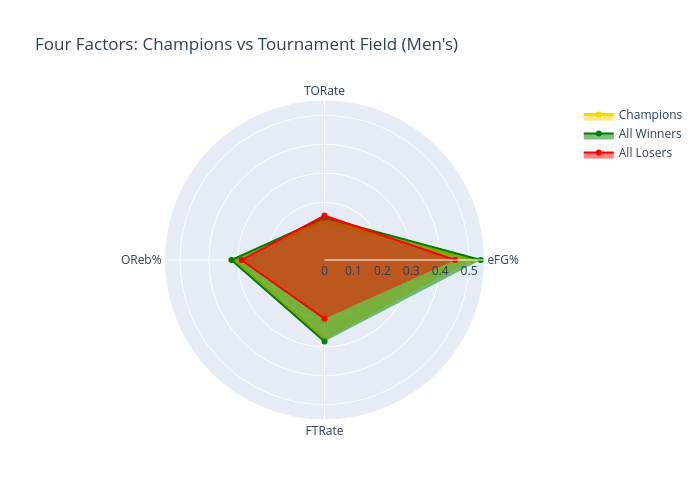

Notebook code cell kept with this figure:
### Code cell
# Four Factors analysis
def compute_four_factors(detail_df, prefix='W'):
    """Compute Dean Oliver Four Factors."""
    p = prefix
    opp = 'L' if prefix == 'W' else 'W'
    return pd.DataFrame({
        'eFG%':   (detail_df[f'{p}FGM'] + 0.5 * detail_df[f'{p}FGM3']) / detail_df[f'{p}FGA'],
        'TORate': detail_df[f'{p}TO'] / (detail_df[f'{p}FGA'] + 0.44 * detail_df[f'{p}FTA'] + detail_df[f'{p}TO']),
        'OReb%':  detail_df[f'{p}OR'] / (detail_df[f'{p}OR'] + detail_df[f'{opp}DR']),
        'FTRate': detail_df[f'{p}FTM'] / detail_df[f'{p}FGA'],
    })

categories = ['eFG%', 'TORate', 'OReb%', 'FTRate']
factor_labels = {'eFG%': 'eFG%', 'TORate': 'Turnover Rate', 'OReb%': 'Off. Reb%', 'FTRate': 'FT Rate'}

configs = [
    (m_tourney_detail, "Men's",   '#1565C0'),
    (w_tourney_detail, "Women's", '#AD1457'),
]

# 1. Radar charts side by side
from plotly.subplots import make_subplots
fig = make_subplots(
    rows=1, cols=2,
    specs=[[{'type': 'polar'}, {'type': 'polar'}]],
    subplot_titles=[label + ' Four Factors' for _, label, _ in configs]
)

for col_idx, (detail_df, label, color) in enumerate(configs, start=1):
    finals = detail_df[detail_df['DayNum'] == detail_df.groupby('Season')['DayNum'].transform('max')]
    champ_ff       = compute_four_factors(finals, 'W').mean()
    all_winners_ff = compute_four_factors(detail_df, 'W').mean()
    all_losers_ff  = compute_four_factors(detail_df, 'L').mean()
    for name, ff, clr, width in [
        ('Champions',   champ_ff,       'gold',  3),
        ('All Winners', all_winners_ff, 'green', 2),
        ('All Losers',  all_losers_ff,  'red',   2),
    ]:
        fig.add_trace(go.Scatterpolar(
            r=ff.values, theta=categories, fill='toself',
            name=label + ' ' + name,
            line=dict(color=clr, width=width),
            showlegend=(col_idx == 1)
        ), row=1, col=col_idx)

fig.update_layout(
    height=500, width=950,
    title_text="Four Factors: Champions vs Tournament Field",
    legend=dict(orientation='h', y=-0.15)
)
fig.show()

# 2. Bar charts per factor — łatwe porównanie wartości
fig2, axes = plt.subplots(1, 4, figsize=(18, 5))

for ax, factor in zip(axes, categories):
    rows = []
    for detail_df, label, _ in configs:
        finals = detail_df[detail_df['DayNum'] == detail_df.groupby('Season')['DayNum'].transform('max')]
        rows.append({'Group': label + '\nChamps',   'val': compute_four_factors(finals, 'W')[factor].mean()})
        rows.append({'Group': label + '\nWinners',  'val': compute_four_factors(detail_df, 'W')[factor].mean()})
        rows.append({'Group': label + '\nLosers',   'val': compute_four_factors(detail_df, 'L')[factor].mean()})
    tmp = pd.DataFrame(rows)
    bar_colors = ['gold', 'green', 'red', 'gold', 'green', 'red']
    bars = ax.bar(tmp['Group'], tmp['val'], color=bar_colors, edgecolor='white', alpha=0.85)
    ax.bar_label(bars, fmt='%.3f', fontsize=8, padding=2)
    ax.set_title(factor_labels[factor], fontsize=12)
    ax.set_ylabel('Value')
    ax.tick_params(axis='x', labelsize=8)
    ax.set_ylim(0, tmp['val'].max() * 1.15)

plt.suptitle("Four Factors by Group — Men's vs Women's", fontsize=14)
plt.tight_layout()
plt.show()

### Figure 1 — Plotly figure (JSON) as saved in the notebook; plotly's stock layout.template omitted (floating-point values rounded to 4 significant figures)
{"data": [{"fill": "toself", "line": {"color": "gold", "width": 3}, "name": "Champions", "r": [0.5108, 0.1357, 0.3158, 0.2753], "theta": ["eFG%", "TORate", "OReb%", "FTRate"], "type": "scatterpolar"}, {"fill": "toself", "line": {"color": "green", "width": 2}, "name": "All Winners", "r": [0.5404, 0.1462, 0.322, 0.2816], "theta": ["eFG%", "TORate", "OReb%", "FTRate"], "type": "scatterpolar"}, {"fill": "toself", "line": {"color": "red", "width": 2}, "name": "All Losers", "r": [0.4522, 0.1537, 0.2869, 0.2029], "theta": ["eFG%", "TORate", "OReb%", "FTRate"], "type": "scatterpolar"}], "layout": {"height": 500, "polar": {"radialaxis": {"visible": true}}, "showlegend": true, "title": {"text": "Four Factors: Champions vs Tournament Field (Men's)"}, "width": 700}}
